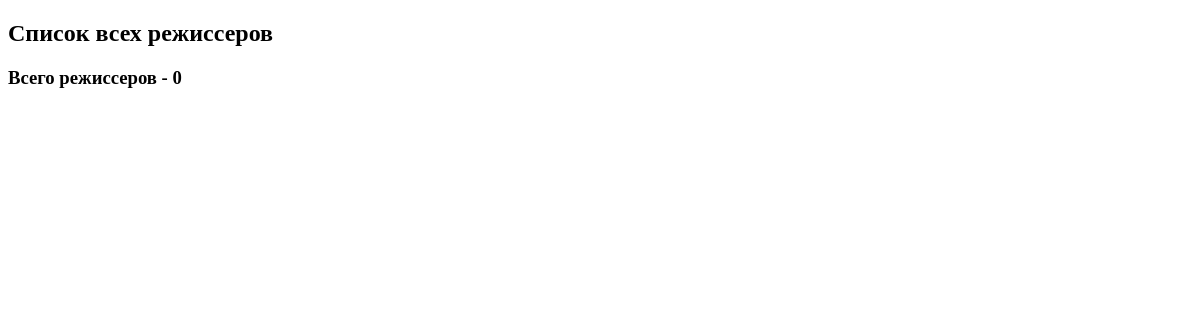
The app's page /directors, older data.
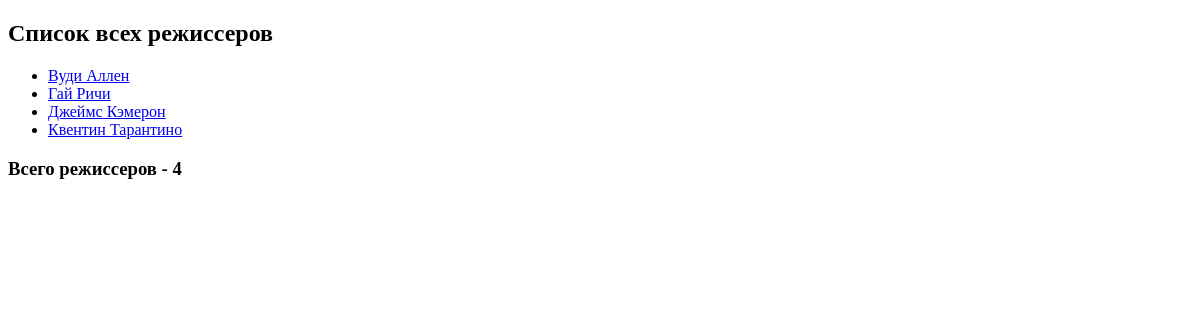
The same page, newer data.
### movieapp/models.py (models this page shows)
class Director(models.Model):
    first_name = models.CharField(max_length=100)
    last_name = models.CharField(max_length=100)
    director_email = models.EmailField()
    def get_url(self):
        return reverse('director-detail', args=[self.id])
    def __str__(self):
        return f'{self.first_name} {self.last_name}'

### movieapp/views.py (the view)
# urls.py: path('directors', views.show_all_directors),
def show_all_directors(request):
    directors = Director.objects.order_by(F('first_name').asc(nulls_last=True))
    total = directors.count()
    return render(request, 'movieapp/all_directors.html', {
        'directors': directors,
        'total': total,
    })

### movieapp/templates/movieapp/all_directors.html (shortened to what this page needs)
{% extends 'movieapp/base.html'%}
{% block content%}
  <h2>Список всех режиссеров</h2>
  <ul>
    {% for director in directors %}
      <li><a href="{{ director.get_url }}">{{ director }}</a></li>
    {% endfor %}
  </ul>
  <h3>Всего режиссеров - {{ total }}</h3>
{% endblock %}

### movieapp/templates/movieapp/base.html (shortened to what this page needs)
<!DOCTYPE html>
<html lang="en">
<head>
</head>
<body>
    {% block content%} {% endblock %}
</body>
</html>

Row changes from the older to the newer data that the page shows:
added Director: first_name+last_name "Вуди Аллен"
added Director: first_name+last_name "Гай Ричи"
added Director: first_name+last_name "Джеймс Кэмерон"
added Director: first_name+last_name "Квентин Тарантино"
Text that changed along with them:
{{ total }}: "0" → "4"
